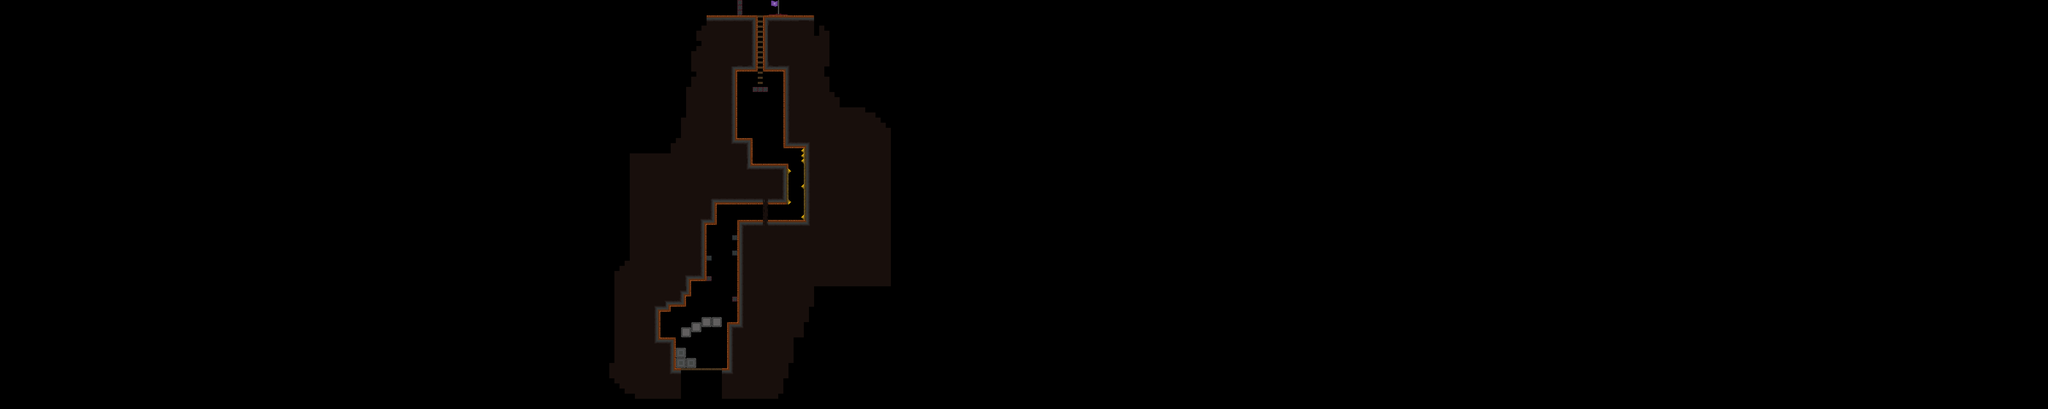

This is a level from a 2D game, rendered from its Tiled map with the project's own tilesets. A one-line summary and the map file follow, with tile-layer data summarised:
An orthogonal 400x80 tile map with 16x16 px tiles, 3 tile layers (Decoraciones, Capa de patrones 1, LavaSheet), 30 tilesets and 105 objects.

<map version="1.4" tiledversion="1.4.3" orientation="orthogonal" renderorder="right-down" width="400" height="80" tilewidth="16" tileheight="16" infinite="0" nextlayerid="68" nextobjectid="979">
 <tileset firstgid="1" name="PisoGreenOficial" tilewidth="16" tileheight="16" tilecount="144" columns="4">
  <image source="PisoGreen/PisoGreenOficial.png" width="64" height="576" />
 </tileset>
 <tileset firstgid="145" name="Decoraciones" tilewidth="16" tileheight="16" tilecount="320" columns="8">
  <image source="two/Decoraciones.png" width="128" height="640" />
  <tile id="66">
   <animation>
    <frame tileid="66" duration="150" />
    <frame tileid="68" duration="150" />
    <frame tileid="80" duration="150" />
    <frame tileid="82" duration="150" />
    <frame tileid="84" duration="150" />
   </animation>
  </tile>
  <tile id="67">
   <animation>
    <frame tileid="67" duration="150" />
    <frame tileid="69" duration="150" />
    <frame tileid="81" duration="150" />
    <frame tileid="83" duration="150" />
    <frame tileid="85" duration="150" />
   </animation>
  </tile>
  <tile id="74">
   <animation>
    <frame tileid="74" duration="150" />
    <frame tileid="76" duration="150" />
    <frame tileid="88" duration="150" />
    <frame tileid="90" duration="150" />
    <frame tileid="92" duration="150" />
   </animation>
  </tile>
  <tile id="75">
   <animation>
    <frame tileid="75" duration="150" />
    <frame tileid="77" duration="150" />
    <frame tileid="89" duration="150" />
    <frame tileid="91" duration="150" />
    <frame tileid="93" duration="150" />
   </animation>
  </tile>
 </tileset>
 <tileset firstgid="465" name="LavaSheet" tilewidth="8" tileheight="16" tilecount="32" columns="4">
  <image source="LavaSheet.png" width="32" height="128" />
  <tile id="0">
   <animation>
    <frame tileid="0" duration="50" />
    <frame tileid="1" duration="50" />
    <frame tileid="2" duration="50" />
    <frame tileid="3" duration="50" />
    <frame tileid="4" duration="50" />
    <frame tileid="5" duration="50" />
    <frame tileid="6" duration="50" />
    <frame tileid="7" duration="50" />
    <frame tileid="8" duration="50" />
    <frame tileid="9" duration="50" />
    <frame tileid="10" duration="50" />
    <frame tileid="11" duration="50" />
    <frame tileid="12" duration="50" />
    <frame tileid="13" duration="50" />
    <frame tileid="14" duration="50" />
    <frame tileid="15" duration="50" />
   </animation>
  </tile>
  <tile id="16">
   <animation>
    <frame tileid="16" duration="100" />
    <frame tileid="17" duration="100" />
    <frame tileid="18" duration="100" />
    <frame tileid="19" duration="100" />
    <frame tileid="20" duration="100" />
    <frame tileid="21" duration="100" />
    <frame tileid="22" duration="100" />
    <frame tileid="23" duration="100" />
    <frame tileid="24" duration="100" />
    <frame tileid="25" duration="100" />
    <frame tileid="26" duration="100" />
    <frame tileid="27" duration="100" />
    <frame tileid="28" duration="100" />
    <frame tileid="29" duration="100" />
    <frame tileid="30" duration="100" />
    <frame tileid="31" duration="100" />
   </animation>
  </tile>
 </tileset>
 <tileset firstgid="497" name="cuboP" tilewidth="16" tileheight="32" tilecount="1" columns="1">
  <image source="cuboP.png" width="16" height="32" />
 </tileset>
 <tileset firstgid="498" name="Bloque1" tilewidth="16" tileheight="16" tilecount="1" columns="1">
  <image source="Bloque1.png" width="16" height="16" />
 </tileset>
 <tileset firstgid="499" name="Bloques" tilewidth="16" tileheight="16" tilecount="10" columns="10">
  <image source="Bloques.png" width="160" height="16" />
 </tileset>
 <tileset firstgid="509" name="Cascada" tilewidth="96" tileheight="96" tilecount="4" columns="1">
  <image source="Cascada.png" width="96" height="384" />
  <tile id="0">
   <animation>
    <frame tileid="0" duration="150" />
    <frame tileid="1" duration="150" />
    <frame tileid="2" duration="150" />
    <frame tileid="3" duration="150" />
   </animation>
  </tile>
 </tileset>
 <tileset firstgid="513" name="cuboS" tilewidth="16" tileheight="16" tilecount="2" columns="1">
  <image source="cuboS.png" width="16" height="32" />
 </tileset>
 <tileset firstgid="515" name="CuboS(1)" tilewidth="16" tileheight="16" tilecount="2" columns="1">
  <image source="CuboS(1).png" width="16" height="32" />
 </tileset>
 <tileset firstgid="517" name="bird3" tilewidth="8" tileheight="8" tilecount="6" columns="1">
  <image source="bird3.png" width="8" height="48" />
  <tile id="0">
   <animation>
    <frame tileid="0" duration="150" />
    <frame tileid="1" duration="150" />
    <frame tileid="2" duration="150" />
    <frame tileid="3" duration="1000" />
    <frame tileid="4" duration="2000" />
    <frame tileid="5" duration="150" />
    <frame tileid="3" duration="150" />
    <frame tileid="2" duration="150" />
    <frame tileid="1" duration="150" />
   </animation>
  </tile>
 </tileset>
 <tileset firstgid="523" name="BloquesGreen" tilewidth="16" tileheight="16" tilecount="24" columns="12">
  <image source="PisoGreen/BloquesGreen.png" width="192" height="32" />
 </tileset>
 <tileset firstgid="547" name="cesped" tilewidth="16" tileheight="16" tilecount="16" columns="8">
  <image source="PisoGreen/cesped.png" width="128" height="32" />
 </tileset>
 <tileset firstgid="563" name="End" tilewidth="64" tileheight="64" tilecount="6" columns="1">
  <image source="End.png" trans="ffffff" width="64" height="384" />
  <tile id="0">
   <animation>
    <frame tileid="0" duration="200" />
    <frame tileid="1" duration="200" />
    <frame tileid="2" duration="200" />
    <frame tileid="3" duration="200" />
    <frame tileid="4" duration="200" />
    <frame tileid="5" duration="200" />
   </animation>
  </tile>
 </tileset>
 <tileset firstgid="569" name="PisoGreenFondo" tilewidth="16" tileheight="16" tilecount="4" columns="2">
  <image source="PisoGreen/PisoGreenFondo.png" trans="ffffff" width="32" height="32" />
 </tileset>
 <tileset firstgid="573" name="decofondo" tilewidth="16" tileheight="16" tilecount="12" columns="6">
  <image source="gale/decofondo.png" trans="ffffff" width="96" height="32" />
 </tileset>
 <tileset firstgid="585" name="DecoracionGreen(1)" tilewidth="16" tileheight="16" tilecount="4" columns="2">
  <image source="PisoGreen/DecoracionGreen(1).png" trans="ffffff" width="32" height="32" />
 </tileset>
 <tileset firstgid="589" name="PD" tilewidth="16" tileheight="16" tilecount="144" columns="36">
  <image source="PD.png" width="576" height="64" />
 </tileset>
 <tileset firstgid="733" name="Puente" tilewidth="16" tileheight="16" tilecount="16" columns="4">
  <image source="PisoGreen/Puente.png" width="64" height="64" />
 </tileset>
 <tileset firstgid="749" name="Puente2" tilewidth="16" tileheight="16" tilecount="16" columns="4">
  <image source="PisoGreen/Puente2.png" width="64" height="64" />
 </tileset>
 <tileset firstgid="765" name="Puente3" tilewidth="16" tileheight="16" tilecount="16" columns="4">
  <image source="PisoGreen/Puente3.png" width="64" height="64" />
 </tileset>
 <tileset firstgid="781" name="FondoNegro" tilewidth="16" tileheight="16" tilecount="2" columns="1">
  <image source="PisoGreen/FondoNegro.png" width="16" height="32" />
 </tileset>
 <tileset firstgid="783" name="Puente(1)" tilewidth="64" tileheight="64" tilecount="3" columns="1">
  <image source="Puente(1).png" width="64" height="192" />
  <tile id="0">
   <animation>
    <frame tileid="0" duration="500" />
    <frame tileid="1" duration="500" />
    <frame tileid="2" duration="500" />
   </animation>
  </tile>
 </tileset>
 <tileset firstgid="786" name="CespedAnimacion1" tilewidth="32" tileheight="32" tilecount="3" columns="1">
  <image source="gale/CespedAnimacion1.png" width="32" height="96" />
  <tile id="0">
   <animation>
    <frame tileid="0" duration="500" />
    <frame tileid="1" duration="500" />
    <frame tileid="2" duration="500" />
   </animation>
  </tile>
 </tileset>
 <tileset firstgid="789" name="pack" tilewidth="16" tileheight="16" tilecount="160" columns="4">
  <image source="pack.png" width="64" height="640" />
 </tileset>
 <tileset firstgid="949" name="Agarradera" tilewidth="16" tileheight="16" tilecount="2" columns="2">
  <image source="Agarradera.png" width="32" height="16" />
 </tileset>
 <tileset firstgid="951" name="bird2" tilewidth="8" tileheight="8" tilecount="10" columns="1">
  <image source="bird2.png" width="8" height="80" />
  <tile id="0">
   <animation>
    <frame tileid="0" duration="500" />
    <frame tileid="1" duration="500" />
    <frame tileid="2" duration="500" />
    <frame tileid="3" duration="500" />
    <frame tileid="4" duration="500" />
    <frame tileid="5" duration="500" />
    <frame tileid="6" duration="500" />
    <frame tileid="7" duration="500" />
    <frame tileid="8" duration="500" />
    <frame tileid="9" duration="500" />
   </animation>
  </tile>
 </tileset>
 <tileset firstgid="961" name="arbusto" tilewidth="64" tileheight="13" tilecount="1" columns="1">
  <image source="arbusto.png" width="64" height="13" />
 </tileset>
 <tileset firstgid="962" name="arbolesRosas" tilewidth="64" tileheight="64" tilecount="4" columns="4">
  <image source="arbolesRosas.png" width="256" height="64" />
 </tileset>
 <tileset firstgid="966" name="decoradoPisoA1" tilewidth="24" tileheight="24" tilecount="4" columns="2">
  <image source="decoradoPisoA1.png" width="48" height="48" />
 </tileset>
 <tileset firstgid="970" name="Flechas" tilewidth="16" tileheight="16" tilecount="4" columns="4">
  <image source="Flechas.png" width="64" height="16" />
 </tileset>
 <layer id="26" name="Decoraciones" width="400" height="80" tintcolor="#ffffff">
  <data>[32000 cells, 2506 non-empty, 143 distinct tile ids]</data>
 </layer>
 <objectgroup color="#555500" id="2" name="paredes">
  <object id="842" x="2272" y="1010.33" width="11.3333" height="153" />
  <object id="843" x="2105.33" y="1058.33" width="6" height="101" />
  <object id="844" x="2055" y="974.333" width="8.66667" height="86.3333" />
  <object id="845" x="2305" y="691.417" width="6" height="317.25" />
  <object id="846" x="2201.67" y="702.333" width="5.66667" height="175.333" />
  <object id="847" x="2154.67" y="867.333" width="4.66667" height="60.583" />
  <object id="900" x="2138.42" y="923.458" width="4.66667" height="35.833" />
  <object id="901" x="2091.67" y="953.208" width="4.66667" height="19.583" />
  <object id="907" x="2233.42" y="636.583" width="5.66667" height="66.333" />
  <object id="920" x="2458.33" y="513" width="4.33333" height="20.3333" />
  <object id="921" x="2448.67" y="219" width="4.33333" height="242.333" />
  <object id="923" x="2341" y="434.334" width="10" height="79.8333" />
  <object id="927" x="2288" y="929.333" width="1" height="13" />
  <object id="928" x="2219.67" y="865.333" width="3.33333" height="12.6667" />
  <object id="929" x="2220" y="801.667" width="4.33333" height="13" />
  <object id="930" x="2287" y="785.333" width="2.66667" height="13.3333" />
  <object id="932" x="2287" y="737.333" width="3" height="12.6667" />
  <object id="947" x="2293" y="210.167" width="10" height="225.833" />
  <object id="964" x="2361.83" y="50.8335" width="4.33333" height="169.333" />
  <object id="965" x="2386.33" y="52.3335" width="4.33333" height="166.333" />
  <object id="969" x="2352.5" y="273.5" width="3" height="15" />
  <object id="970" x="2396.5" y="275.5" width="4" height="12" />
  <object id="977" x="2299" y="-4" width="18" height="54" />
  <object id="978" x="2470.5" y="0.5" width="24" height="47" />
 </objectgroup>
 <objectgroup color="#ff55ff" id="3" name="piso">
  <object id="848" x="2051.67" y="1056.67" width="58" height="19.6667" />
  <object id="849" x="2273.33" y="1007.33" width="39.6667" height="13" />
  <object id="854" x="2289.42" y="928.333" width="15.5833" height="2.75" />
  <object id="857" x="2207.33" y="864.333" width="13.5833" height="0.666667" />
  <object id="858" x="2204.42" y="800.25" width="18" height="2.25" />
  <object id="861" x="2289" y="783.667" width="15.6667" height="1.33333" />
  <object id="862" x="2288.67" y="736" width="17" height="1.33333" />
  <object id="906" x="2305.5" y="687.5" width="214.5" height="14.75" />
  <object id="917" x="2352.33" y="512.333" width="109" height="3.66667" />
  <object id="946" x="2301.17" y="432.667" width="48" height="3.33333" />
  <object id="968" x="2355" y="272.833" width="41.5" height="3.33333" />
  <object id="975" x="2208" y="49.5" width="156" height="2" />
  <object id="976" x="2387.5" y="49" width="156.5" height="3.5" />
 </objectgroup>
 <objectgroup color="#55aa00" id="4" name="techo">
  <object id="863" x="2053.67" y="964" width="40.5" height="11.3333" />
  <object id="864" x="2151.67" y="870.333" width="55" height="9.33333" />
  <object id="865" x="2202.25" y="699" width="36.4167" height="4.66667" />
  <object id="866" x="2289.08" y="748.667" width="17.3333" height="2.66667" />
  <object id="867" x="2289.67" y="797" width="22" height="2.66667" />
  <object id="870" x="2207.17" y="813.5" width="15.8333" height="2.25" />
  <object id="871" x="2204" y="878" width="18" height="1.66667" />
  <object id="874" x="2290.33" y="941.667" width="14.6667" height="2" />
  <object id="898" x="2091.25" y="948.833" width="50" height="11.3333" />
  <object id="899" x="2117.75" y="916.083" width="40.5" height="11.3333" />
  <object id="908" x="2234.29" y="634.917" width="226.917" height="4.66667" />
  <object id="919" x="2450.67" y="462.333" width="71.3333" height="1.66667" />
  <object id="966" x="2288.5" y="215" width="77" height="8" />
  <object id="967" x="2386" y="215.5" width="68.5" height="8.5" />
 </objectgroup>
 <objectgroup color="#005500" id="5" name="PersonajeCoo">
  <object id="886" x="2189" y="1133.33">
   <point />
  </object>
 </objectgroup>
 <objectgroup color="#ffff00" id="6" name="pinchos" />
 <objectgroup id="7" name="cajas">
  <object id="971" x="2365.5" y="494">
   <point />
  </object>
 </objectgroup>
 <objectgroup id="8" name="agarraderaDere">
  <object id="939" x="2435.33" y="423.667">
   <point />
  </object>
  <object id="941" x="2435.33" y="374.333">
   <point />
  </object>
  <object id="942" x="2435.33" y="326.667">
   <point />
  </object>
 </objectgroup>
 <objectgroup id="9" name="agarraderaIzq">
  <object id="943" x="2317" y="393.667">
   <point />
  </object>
  <object id="944" x="2317" y="353.333">
   <point />
  </object>
  <object id="945" x="2317" y="307">
   <point />
  </object>
 </objectgroup>
 <objectgroup id="10" name="pisoTime" />
 <objectgroup color="#aa0000" id="11" name="particulas">
  <object id="887" x="2205.67" y="1148.67">
   <point />
  </object>
  <object id="888" x="2087.33" y="1051">
   <point />
  </object>
  <object id="889" x="2178.67" y="1012.33">
   <point />
  </object>
  <object id="891" x="2256.08" y="896">
   <point />
  </object>
  <object id="892" x="2294.75" y="785.75">
   <point />
  </object>
 </objectgroup>
 <objectgroup id="12" name="espacio" />
 <objectgroup id="13" name="sierra" />
 <objectgroup id="14" name="sierraRD" />
 <objectgroup id="15" name="sierraRu" locked="1" />
 <objectgroup id="16" name="sierraLu" />
 <objectgroup id="17" name="sierraLD" />
 <objectgroup id="18" name="plataformaMov" />
 <objectgroup id="19" name="Fuego" />
 <objectgroup id="20" name="paredED">
  <object id="905" x="2511.5" y="468.083" width="8.5" height="226.75" />
 </objectgroup>
 <objectgroup id="21" name="paredEL">
  <object id="914" x="2456" y="529.333" width="6.33333" height="108" />
 </objectgroup>
 <objectgroup color="#aa0000" id="22" name="pisoMuerte">
  <object id="540" x="56" y="1204" width="5598" height="74" />
  <object id="912" x="2505.33" y="582.25" width="8.58333" height="2.83333" />
  <object id="913" x="2506.5" y="677.75" width="5.5" height="5" />
  <object id="915" x="2462.04" y="630.25" width="8.91667" height="2.83333" />
  <object id="916" x="2504.71" y="465.917" width="13.5833" height="39.8333" />
  <object id="925" x="2462.04" y="535.583" width="8.58333" height="2.83333" />
 </objectgroup>
 <objectgroup color="#ffaaff" id="23" name="EnemigoWalk" />
 <objectgroup id="24" name="ButtonObject1" />
 <objectgroup id="25" name="Button1" />
 <objectgroup id="27" name="Aplastador" />
 <objectgroup id="28" name="PinchosGravity">
  <object id="933" x="2324.67" y="639.333">
   <point />
  </object>
  <object id="934" x="2361" y="640">
   <point />
  </object>
  <object id="935" x="2403.67" y="638.667">
   <point />
  </object>
  <object id="936" x="2432.33" y="639.667">
   <point />
  </object>
  <object id="937" x="2383" y="640.333">
   <point />
  </object>
  <object id="938" x="2342.67" y="639">
   <point />
  </object>
 </objectgroup>
 <objectgroup id="31" name="AgarraderaCircular" />
 <objectgroup id="32" name="EnemigoJump" />
 <objectgroup id="33" name="RayoFuego" />
 <objectgroup id="36" name="In" />
 <objectgroup id="37" name="Out" />
 <objectgroup id="38" name="Coins" />
 <objectgroup id="39" name="Button2" />
 <objectgroup id="40" name="Button2Objects" />
 <objectgroup id="41" name="setScreen">
  <object id="962" x="2428.5" y="-2" width="6.5" height="51" />
 </objectgroup>
 <objectgroup id="43" name="AgarraderaNeutral" />
 <objectgroup id="44" name="PisoAgarradera">
  <object id="841" x="2105.33" y="1152" width="177.667" height="11.3333" />
  <object id="876" x="2192.67" y="991.667" width="61.6667" height="2.33333" />
  <object id="877" x="2160" y="1008.33" width="32" height="1.5" />
  <object id="878" x="2128.67" y="1023.33" width="30.6667" height="1.75" />
  <object id="893" x="2109.08" y="1088.67" width="34" height="2" />
  <object id="894" x="2112" y="1118" width="62" height="1.75" />
  <object id="948" x="2368" y="255" width="16.5" height="1" />
  <object id="949" x="2367" y="239.5" width="16.5" height="2" />
  <object id="950" x="2369" y="224.5" width="15" height="2.5" />
  <object id="951" x="2366.5" y="207" width="18.5" height="1" />
  <object id="952" x="2367.5" y="192" width="15.5" height="1" />
  <object id="953" x="2366" y="175" width="18" height="1" />
  <object id="954" x="2367.5" y="158" width="17.5" height="3" />
  <object id="955" x="2368" y="144" width="15.5" height="0.5" />
  <object id="956" x="2369.5" y="129.5" width="17.5" height="2.5" />
  <object id="957" x="2367" y="111.5" width="18.5" height="1" />
  <object id="958" x="2367.5" y="96" width="18" height="1" />
  <object id="959" x="2366.5" y="79" width="17" height="2" />
  <object id="960" x="2367" y="63.5" width="18" height="1.5" />
  </objectgroup>
 <objectgroup id="45" name="Parajo" />
 <objectgroup id="46" name="Ld2" />
 <objectgroup id="47" name="lu2" />
 <objectgroup id="48" name="rd2" />
 <objectgroup id="49" name="ru2" />
 <objectgroup id="51" name="piso" />
 <objectgroup id="52" name="pared" />
 <objectgroup id="53" name="EnemigoVolador" />
 <objectgroup id="54" name="CamaraY" locked="1">
  <!-- 1 objects omitted --></objectgroup>
 <objectgroup id="55" name="CamaraNoY" />
 <objectgroup id="56" name="BloquesRompibles">
  <!-- 3 objects omitted --></objectgroup>
 <objectgroup id="57" name="Tienda" />
 <objectgroup id="58" name="CamaraNoX" locked="1" />
 <objectgroup id="59" name="ArbolVerde" />
 <objectgroup id="60" name="ArbolRosa" />
 <objectgroup id="61" name="ArbolAzul" />
 <objectgroup id="62" name="CamaraX" locked="1">
  <!-- 1 objects omitted --></objectgroup>
 <objectgroup id="63" name="NoBuild" />
 <objectgroup id="64" name="Build" />
 <objectgroup id="66" name="Nemesis1" />
 <objectgroup id="67" name="lava">
  <!-- 1 objects omitted --></objectgroup>
 <layer id="1" name="Capa de patrones 1" width="400" height="80">
  <data>[32000 cells, 25 non-empty, 6 distinct tile ids]</data>
 </layer>
 <layer id="30" name="LavaSheet" width="400" height="80">
  <data>[32000 cells, 7 non-empty, 2 distinct tile ids]</data>
 </layer>
</map>
<!-- 7 of 105 objects omitted -->
